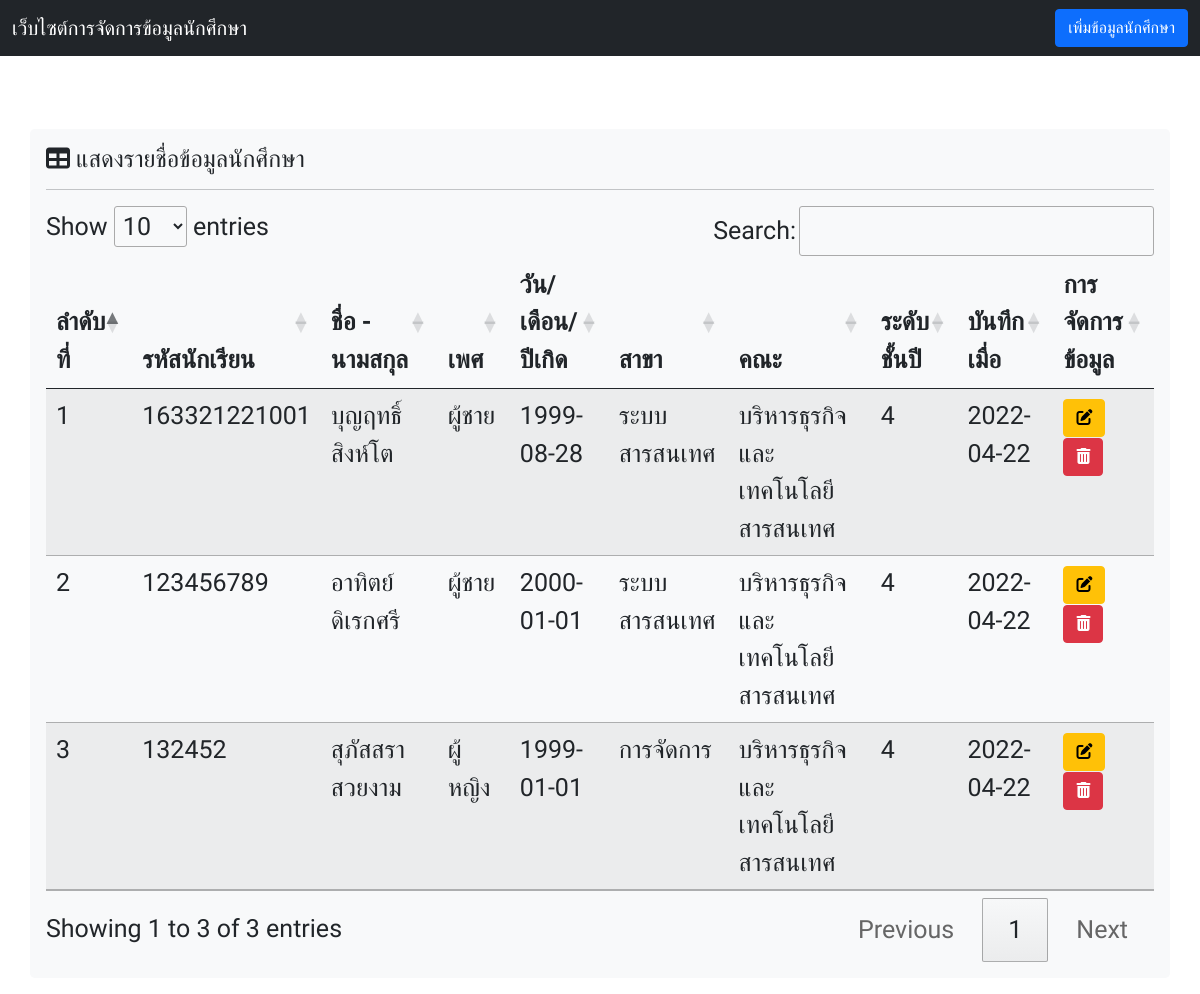
The page / on the database its author committed.
### tables this page shows
CREATE TABLE `student` (
  `id_udg` int(100) NOT NULL COMMENT 'ID',
  `Stu_id` mediumtext NOT NULL COMMENT 'รหัสนักศึกษา',
  `Name_Surname` varchar(255) NOT NULL COMMENT 'ชื่อ/นามสกุล',
  `Gender` varchar(255) NOT NULL COMMENT 'เพศ',
  `Birthday` date NOT NULL COMMENT 'วัน/เดือน/ปีเกิด',
  `Department` varchar(255) NOT NULL COMMENT 'สาขา',
  `Faculty` varchar(255) NOT NULL COMMENT 'คณะ',
  `Class` int(255) NOT NULL COMMENT 'ระดับชั้นปี',
  `time` date NOT NULL COMMENT 'วันที่บันทึก'
);

### index.php (the view, shortened to what this page needs)
<?php
require_once('server/connect.php');
?>
<!DOCTYPE html>
<html lang="en">
<head>
    <link rel="stylesheet" href="https://cdnjs.cloudflare.com/ajax/libs/font-awesome/6.0.0-beta3/css/all.min.css">
    <link rel="stylesheet" href="assets/css/bootstrap.min.css">
    <link rel="stylesheet" href="assets/css/font.css">
    <link rel="stylesheet" href="assets/sweetalert2.min.css">
    <link rel="stylesheet" type="text/css" href="http://cdn.datatables.net/1.10.12/css/jquery.dataTables.css">
</head>
<body>
    <nav class="navbar navbar-expand-lg fixed-top navbar-dark bg-dark">
        <div class="container-fluid">
            <a class="navbar-brand" href="#">เว็บไซต์การจัดการข้อมูลนักศึกษา</a>
                <a href="addstudent.php" class="btn btn-primary">เพิ่มข้อมูลนักศึกษา</a>
        </div>
    </nav>
<br> <br> <br>
<div class="container my-3 p-3 bg-light rounded-3">
<h4><i class="fas fa-table"></i> แสดงรายชื่อข้อมูลนักศึกษา</h4>
    <hr>
    <table class="table table-striped table-hover" id="example">
        <thead>
            <tr>
            <th>ลำดับที่</th>
            <th>รหัสนักเรียน</th>
            <th>ชื่อ - นามสกุล</th>
            <th>เพศ</th>
            <th>วัน/เดือน/ปีเกิด</th>
            <th>สาขา</th>
            <th>คณะ</th>
            <th>ระดับชั้นปี</th>
            <th>บันทึกเมื่อ</th>
            <th>การจัดการข้อมูล</th>
            </tr>
        </thead>
        <tbody>
            <?php
            $students = "SELECT * FROM student";
            $result = $conn->prepare($students);
            $result->execute();
            if ($result->rowCount()) {
            $rows = $result->fetchAll(PDO::FETCH_OBJ);
            $count =1;
            foreach($rows as $row) {
        ?>
        <tr>
            <td><?=$count++?></td>
            <td><?=$row->Stu_id?></td>
            <td><?=$row->Name_Surname?></td>
            <td><?=$row->Gender?></td>
            <td><?=$row->Birthday?></td>
            <td><?=$row->Department?></td>
            <td><?=$row->Faculty?></td>
            <td><?=$row->Class?></td>
            <td><?=$row->time?></td>
            <form action="">
            <td> <a class="btn btn-warning" href="editstudent.php?id=<?=$row->id_udg?>"> <i class="fa-solid fa-pen-to-square"></i> </a>
                <button type='button' class="btn btn-danger" id='deleteItem' data-id="<?=$row->id_udg?>"> <i class="fa-solid fa-trash-can"> </i></button>
            </form>
        </tr>
        <?php
                }
            } else {
            echo '<tr><td colspan=3>ไม่พบข้อมูลนักศึกษา</tr></td>';
            }
            ?>
        </tbody>
        </table>
</div>
</body>
</html>

### rows shown on the page
student: Stu "163321221001", Name_Surname "บุญฤทธิ์ สิงห์โต", Gender "ผู้ชาย", Birthday "1999-08-28", Department "ระบบสารสนเทศ", Faculty "บริหารธุรกิจและเทคโนโลยีสารสนเทศ", Class "4", time "2022-04-22"
student: Stu "123456789", Name_Surname "อาทิตย์ ดิเรกศรี", Gender "ผู้ชาย", Birthday "2000-01-01", Department "ระบบสารสนเทศ", Faculty "บริหารธุรกิจและเทคโนโลยีสารสนเทศ", Class "4", time "2022-04-22"
student: Stu "132452", Name_Surname "สุภัสสรา สวยงาม", Gender "ผู้หญิง", Birthday "1999-01-01", Department "การจัดการ", Faculty "บริหารธุรกิจและเทคโนโลยีสารสนเทศ", Class "4", time "2022-04-22"
